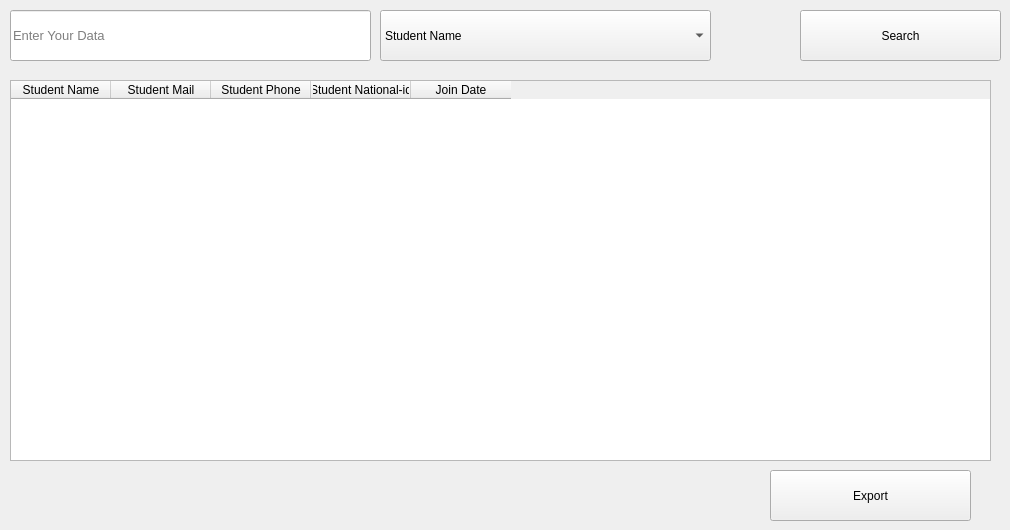
      <widget class="QWidget" name="tab_25">
       <attribute name="title">
        <string>All Student</string>
       </attribute>
       <widget class="QLineEdit" name="lineEdit_21">
        <property name="geometry">
         <rect>
          <x>10</x>
          <y>10</y>
          <width>361</width>
          <height>51</height>
         </rect>
        </property>
        <property name="font">
         <font>
          <pointsize>10</pointsize>
         </font>
        </property>
        <property name="placeholderText">
         <string>Enter Your Data</string>
        </property>
       </widget>
       <widget class="QPushButton" name="pushButton_12">
        <property name="geometry">
         <rect>
          <x>800</x>
          <y>10</y>
          <width>201</width>
          <height>51</height>
         </rect>
        </property>
        <property name="text">
         <string>Search</string>
        </property>
        <property name="icon">
         <iconset resource="icons.qrc">
          <normaloff>:/icons/icons/loupe.png</normaloff>:/icons/icons/loupe.png</iconset>
        </property>
       </widget>
       <widget class="QTableWidget" name="tableWidget_6">
        <property name="geometry">
         <rect>
          <x>10</x>
          <y>80</y>
          <width>981</width>
          <height>381</height>
         </rect>
        </property>
        <column>
         <property name="text">
          <string>Student Name</string>
         </property>
        </column>
        <column>
         <property name="text">
          <string>Student Mail</string>
         </property>
        </column>
        <column>
         <property name="text">
          <string>Student Phone</string>
         </property>
        </column>
        <column>
         <property name="text">
          <string>Student National-id</string>
         </property>
        </column>
        <column>
         <property name="text">
          <string>Join Date</string>
         </property>
        </column>
       </widget>
       <widget class="QComboBox" name="comboBox_20">
        <property name="geometry">
         <rect>
          <x>380</x>
          <y>10</y>
          <width>331</width>
          <height>51</height>
         </rect>
        </property>
        <item>
         <property name="text">
          <string>Student Name</string>
         </property>
        </item>
        <item>
         <property name="text">
          <string>Student Mail</string>
         </property>
        </item>
        <item>
         <property name="text">
          <string>Student Phone</string>
         </property>
        </item>
        <item>
         <property name="text">
          <string>StudentNational-id</string>
         </property>
        </item>
       </widget>
       <widget class="QPushButton" name="pushButton_16">
        <property name="enabled">
         <bool>true</bool>
        </property>
        <property name="geometry">
         <rect>
          <x>770</x>
          <y>470</y>
          <width>201</width>
          <height>51</height>
         </rect>
        </property>
        <property name="text">
         <string>Export</string>
        </property>
       </widget>
      </widget>
